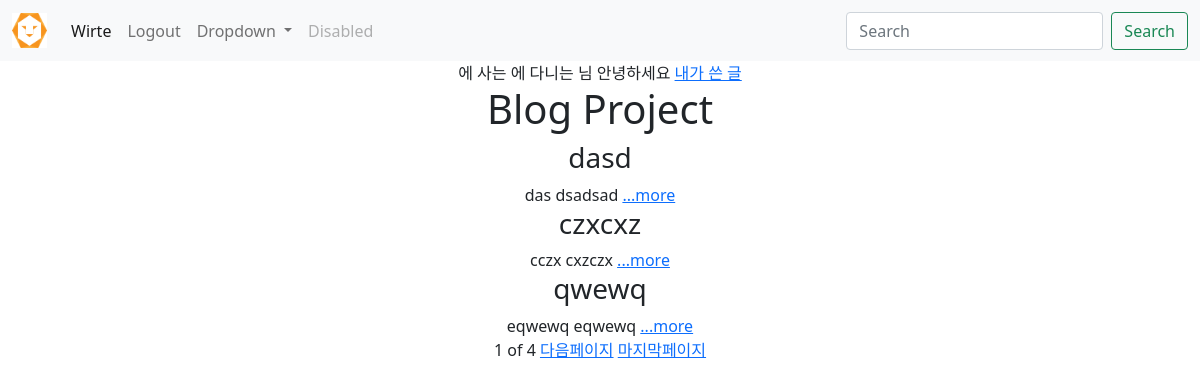
/?search=true&writer= (signed in), run on the app's committed database.
### blog/models.py (models this page shows, shortened)
class Blog(models.Model):
    title = models.CharField(max_length=200)
    writer = models.CharField(max_length=10)
    pub_date= models.DateTimeField()
    body = models.TextField()
    image = models.ImageField(blank = True, null = True, upload_to = "blog/")
    def summary(self):
        return self.body[:100]

### blog/views.py (the view)
# urls.py: 2. Add a URL to urlpatterns:  path('', views.home, name='home')
def home(request):
    blogs = Blog.objects.order_by('-pub_date')
    paginator = Paginator(blogs,3)
    page = request.GET.get('page')
    blogs = paginator.get_page(page)
    search = request.GET.get('search')
    if search == 'true':
        author = request.GET.get('writer')
        blogs2 = Blog.objects.exclude(writer=author)
        paginator = Paginator(blogs2,3)
        page = request.GET.get('page')
        blogs2 = paginator.get_page(page)
        return render(request,'home.html', {'blogs2':blogs2})
    return render(request, 'home.html',{'blogs':blogs})

### blog/templates/home.html (shortened to what this page needs)
<!DOCTYPE html>
<html lang="en">
<head>
</head>
<body style="text-align: center;">
    {%extends 'base.html'%}
    {%block content%}
    {% if user.is_authenticated %}
    {{user.location}}에 사는 {{user.university}}에 다니는 {{user.nickname}}님 안녕하세요
    <a href="?search=true&writer={{user.nickname}}">내가 쓴 글</a>
    {% endif %}
    <h1>Blog Project</h1>
    <div class="container">
        {% for blog in blogs2%}
           <div>
            <h3>{{ blog.title }}</h3>
            {{ blog.writer }}
            {{ blog.summary }} <a href="{%url 'detail' blog.id%}">...more</a>
           </div>
        {% endfor %}
    </div>
    <span>{{blogs2.number}}</span>
    <span>of</span>
    <span>{{blogs2.paginator.num_pages}}</span>
    {% if blogs2.has_next %}
    <a href="?search=true&writer={{user.nickname}}&page={{blogs2.next_page_number}}">다음페이지</a>
    <a href="?search=true&writer={{user.nickname}}&page={{blogs2.paginator.num_pages}}">마지막페이지</a>
    {% endif %}
    {%endblock%}

### data on the page
Blog: title "dasd", writer "das", summary "dsadsad"
Blog: title "czxcxz", writer "cczx", summary "cxzczx"
Blog: title "qwewq", writer "eqwewq", summary "eqwewq"

### other printed values
{{ blogs2.number }} "1"
{{ blogs2.paginator.num_pages }} "4"
